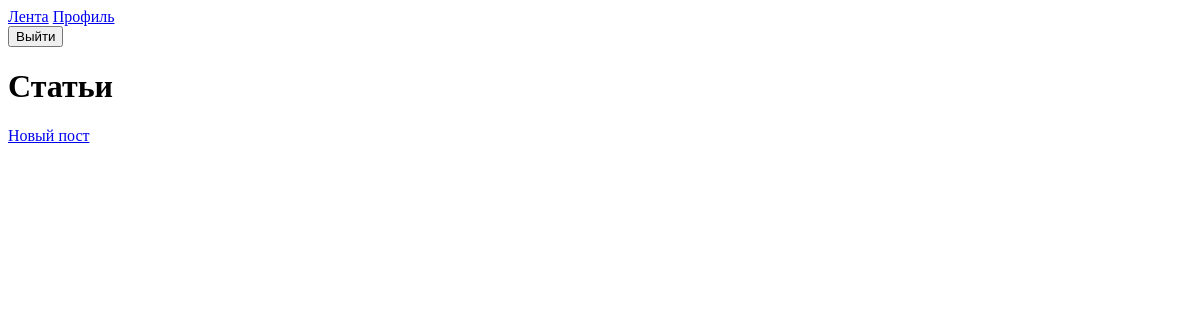
The app's page / (signed in), older data.
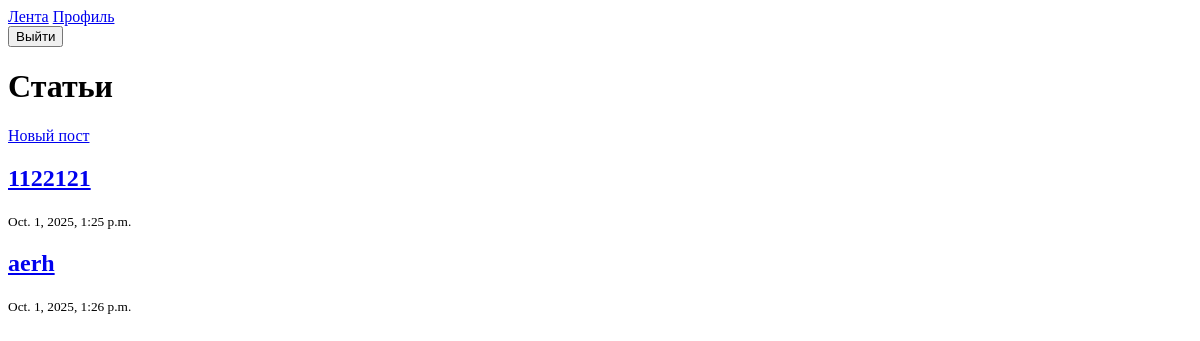
The same page, newer data.
### blog/models.py (models this page shows, shortened)
class Post(models.Model):
    title = models.CharField(max_length=100) #255
    content = models.TextField()
    created_at = models.DateTimeField(auto_now_add=True)
    author = models.ForeignKey(User, on_delete=models.CASCADE)

### blog/views.py (the view)
# urls.py: path('', views.post_list, name='post_list'),
def post_list(request):
    posts = Post.objects.all() #все записи из БД
    return render(request, 'blog/post_list.html',
                  {'posts': posts})

### blog/templates/blog/post_list.html (shortened to what this page needs)
{% extends 'base.html' %}
{% block content %}
    <h1>Статьи</h1>
{% if user.is_authenticated %}
    <a href="{% url 'post_create' %}">Новый пост</a>
{% endif %}
    {% for post in posts %}
        <div>
            <a href="{% url 'post_detail' post.id %}">
                <h2>{{ post.title }}</h2>
            </a>
            <small>{{ post.created_at }}</small>
        </div>
    {% endfor %}
{% endblock %}

### templates/base.html (shortened to what this page needs)
<!DOCTYPE html>
<html lang="en">
<head>
</head>
<body>
    <div>
        <a href="{% url 'post_list' %}">Лента</a>
        {% if user.is_authenticated %}
            <a href="{% url 'profile' %}">Профиль</a>
            <form method="post" action="{% url 'logout' %}">
                <button type="submit">Выйти</button>
            </form>
        {% else %}
            <a href="{% url 'register' %}">Регистрация</a>
            <a href="{% url 'login' %}">Войти</a>
        {% endif %}
    </div>
    {% block content %}{% endblock %}
</body>
</html>

Row changes from the older to the newer data that the page shows:
added Post: title "1122121", created_at "Oct. 1, 2025, 1:25 p.m."
added Post: title "aerh", created_at "Oct. 1, 2025, 1:26 p.m."
